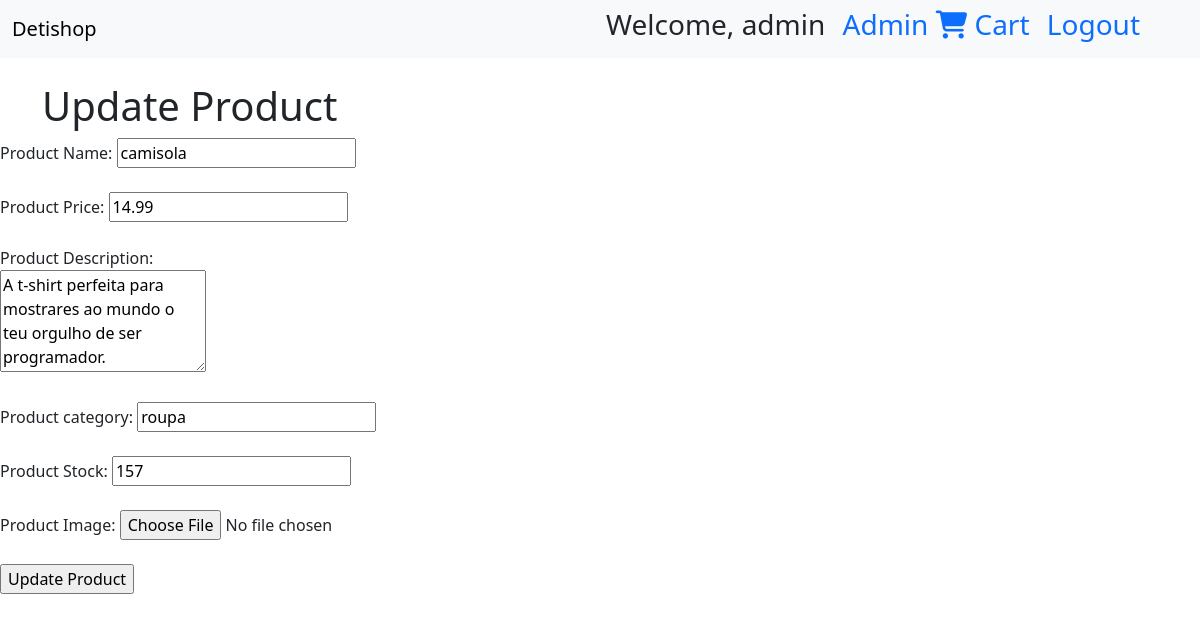
Screenshot of /app_sec/update.php?id=3 (signed in) with the database file from the repository.
### tables this page shows
CREATE TABLE `products` (
  `id` int(11) NOT NULL,
  `name` varchar(40) NOT NULL,
  `price` decimal(5,2) NOT NULL,
  `descr` text NOT NULL,
  `stock` int(11) NOT NULL,
  `img` varchar(200) NOT NULL,
  `category` varchar(15) NOT NULL
);

### app_sec/update.php (the view, shortened to what this page needs)
<?php
$con = mysqli_connect('localhost', 'root');
mysqli_select_db($con, 'sio');
if(isset($_GET['id'])) {
    $product_id = $_GET['id'];
    $query = "SELECT * FROM products WHERE id = $product_id";
    $result = mysqli_query($con, $query);
    $product = mysqli_fetch_assoc($result);
}
?>
<!DOCTYPE html>
<html lang="en">
<head>
    <link href="https://cdn.jsdelivr.net/npm/bootstrap@5.3.2/dist/css/bootstrap.min.css" rel="stylesheet">
    <link rel="stylesheet" href="https://cdnjs.cloudflare.com/ajax/libs/font-awesome/6.4.2/css/all.min.css">
</head>
<body>
    <?php include('navbar.php'); ?>
    <div class="container mt-4">
        <h1>Update Product</h1>
    </div>
    <form action="" method="post" enctype="multipart/form-data">
        <label for="product_name">Product Name:</label>
        <input type="text" name="product_name" id="product_name" required value="<?php echo $product['name']; ?>"><br><br>
        <label for="product_price">Product Price:</label>
        <input type="number" name="product_price" id="product_price" step="0.01" required value="<?php echo $product['price']; ?>"><br><br>
        <label for="product_description">Product Description:</label><br>
        <textarea name="product_description" id="product_description" rows="4" required><?php echo $product['descr']; ?></textarea><br><br>
        <label for="product_category">Product category:</label>
        <input type="text" name "product_category" id="product_category" required value="<?php echo $product['category']; ?>"><br><br>
        <label for="product_stock">Product Stock:</label>
        <input type="number" name="product_stock" id="product_stock" required value="<?php echo $product['stock']; ?>"><br><br>
        <label for="product_img">Product Image:</label>
        <input type="file" name="product_img" id="product_img"><br><br>
        <input type="submit" name="update_product" value="Update Product">
    </form>
</body>
</html>

### rows the page displays
products: product_name "camisola", product_price "14.99", product_description "A t-shirt perfeita para mostrares ao mundo o teu orgulho de ser programador.", category "roupa", product_stock "157"

### other values shown
$_SESSION['name'] "admin"
